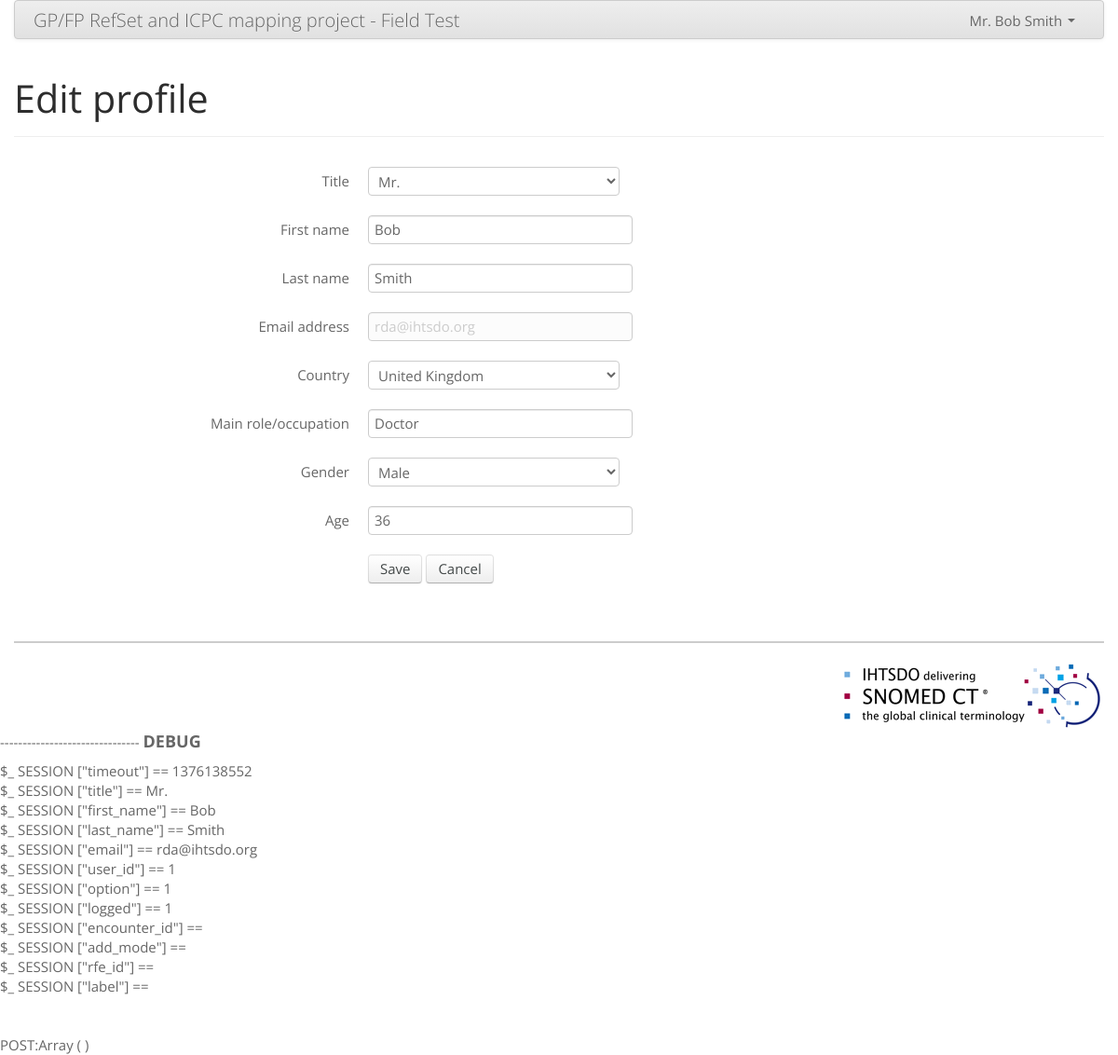
The page /edit-profile.php (signed in) on the database its author committed.
### tables this page shows
CREATE TABLE `Users` (
  `user_id` mediumint(9) NOT NULL AUTO_INCREMENT,
  `title_id` int(11) DEFAULT NULL,
  `first_name` varchar(25) NOT NULL,
  `last_name` varchar(50) NOT NULL,
  `email` varchar(50) NOT NULL,
  `password` varchar(50) NOT NULL,
  `role` varchar(50) NOT NULL,
  `age` int(11) DEFAULT NULL,
  `gender_id` int(11) DEFAULT NULL,
  `country_id` int(11) NOT NULL,
  `option_id` smallint(6) NOT NULL DEFAULT '1',
  `verified` tinyint(1) NOT NULL DEFAULT '0',
  `verification` varchar(256) DEFAULT NULL,
  `field_test_complete` smallint(6) NOT NULL DEFAULT '0',
  `date_created` timestamp NOT NULL DEFAULT CURRENT_TIMESTAMP,
  `date_modified` timestamp NOT NULL DEFAULT '0000-00-00 00:00:00', 
  PRIMARY KEY (`user_id`)
);

CREATE TABLE `Title` (
  `title_id` int(11) NOT NULL,
  `title` varchar(32) NOT NULL,
  PRIMARY KEY (`title_id`)
);

CREATE TABLE `Countries` (
  `country_id` int(11) NOT NULL,
  `country_code` varchar(2) NOT NULL,
  `name` varchar(50) NOT NULL
);

CREATE TABLE `Gender` (
  `gender_id` int(11) NOT NULL,
  `gender` varchar(10) NOT NULL,
  UNIQUE KEY `id` (`gender_id`)
);

### edit-profile.php (the view, shortened to what this page needs)
<?php
require ('inc/head.php');
?>
</head>
<body>
  <div class="container">
    <?php require('inc/header.php'); ?>
    <div class="main clearfix">
      <div class="page-header">
        <h1>Edit profile</h1>
      </div>
<?php
if(!$_SESSION["logged"]){
  include('inc/not-logged-in.php');
} else {
  $rows = mysql_query("SELECT * FROM Users WHERE user_id='$_SESSION[user_id]'") or die(mysql_error());
  $user = mysql_fetch_array($rows);
?>
      <div class="row">
        <div class="span8 offset2">
          <form method="post" action="profile.php" class="form-horizontal" id="editProfile" name="editProfile" data-validate="parsley">
            <fieldset>
              <div class="control-group">
                <label class="control-label" for="editTitle">Title</label>
                <div class="controls">
                  <select class="input-xlarge" id="editTitle" name="editTitle" data-required="true">
                    <?php
                    $result = mysql_query("SELECT * FROM Title") or die(mysql_error());
                    while($row = mysql_fetch_array($result)){
                      ?>
                      <option value="<?=$row['title_id'];?>"<?= ($row['title_id'] == $user['title_id'] ? ' selected="selected"' : '') ?>><?=$row['title'];?></option>
                      <?php
                    }
                    ?>
                  </select>
                </div>
              </div>
              <div class="control-group">
                <label class="control-label" for="editFirstname">First name</label>
                <div class="controls">
                  <input type="text" class="input-xlarge" maxlength="30" id="editFirstname" name="editFirstname" value="<?= $user['first_name']; ?>" placeholder="First name" data-trigger="change" data-required="true">
                </div>
              </div>
              <div class="control-group">
                <label class="control-label" for="editLastname">Last name</label>
                <div class="controls">
                  <input type="text" class="input-xlarge" maxlength="30" id="editLastname" name="editLastname" value="<?= $user['last_name']; ?>" placeholder="Last name" data-trigger="change" data-required="true">
                </div>
              </div>
              <div class="control-group">
                <label class="control-label" for="editEmail">Email address</label>
                <div class="controls">
                  <span class="input-xlarge uneditable-input"><?= $user['email']; ?></span>
                </div>
              </div>
              <div class="control-group">
                <label class="control-label" for="editCountry">Country</label>
                <div class="controls">
                  <select class="input-xlarge" id="editCountry" name="editCountry" data-required="true">
                    <?php
                    $result = mysql_query("SELECT * FROM Countries") or die(mysql_error());
                    while($row = mysql_fetch_array($result)){
                      ?>
                      <option value="<?=$row['country_id'];?>"<?= ($row['country_id'] == $user['country_id'] ? ' selected="selected"' : '') ?>><?=$row['name'];?></option>
                      <?php
                    }
                    ?>
                  </select>
                </div>
              </div>
              <div class="control-group">
                <label class="control-label" for="editRole">Main role/occupation</label>
                <div class="controls">
                  <input type="text" class="input-xlarge" maxlength="100" id="editRole" name="editRole" value="<?= $user['role']; ?>" placeholder="Main role/occupation" data-required="true">
                </div>
              </div>
              <div class="control-group">
                <label class="control-label" for="editGender">Gender</label>
                <div class="controls">
                  <select class="input-xlarge" id="editGender" name="editGender" data-required="true">
                    <?php
                    $result = mysql_query("SELECT * FROM Gender") or die(mysql_error());
                    while($row = mysql_fetch_array($result)){
                      ?>
                      <option value="<?=$row['gender_id'];?>"<?= ($row['gender_id'] == $user['gender_id'] ? ' selected="selected"' : '') ?>><?=$row['gender'];?></option>
                      <?php
                    }
                    ?>
                  </select>
                </div>
              </div>
              <div class="control-group">
                <label class="control-label" for="editAge">Age</label>
                <div class="controls">
                  <input type="text" class="input-xlarge" id="editAge" name="editAge" value="<?= $user['age']; ?>" placeholder="Age" data-required="true">
                </div>
              </div>
              <div class="control-group">
                <div class="controls">
                  <input type="submit" class="btn" value="Save">
                  <a class="btn" href="profile.php">Cancel</a>
                </div>
              </div>
            </fieldset>
          </form>
        </div>
      </div>
<?php
}
?>
    </div>
    <?php require('inc/footer.php'); ?>
  </div>
<?php require('inc/script.php'); ?>
</body>
</html>

### inc/script.php (shortened to what this page needs)
<div>
<p>-------------------------------
    <big><strong>DEBUG</strong></big></p>
<?php
foreach ($_SESSION as $key=>$value){
  print "\$_ SESSION [\"$key\"] == $value<br>";
}
print"<br /><br />POST:";
print_r($_POST);
?>
</div>

### css/style.css (style rules this page uses)
.main { min-height: 450px; }

### rows shown on the page
users: editTitle "Mr.", editFirstname "Bob", editLastname "Smith", email "rda@ihtsdo.org", editCountry "United Kingdom", editRole "Doctor", editGender "Male", editAge "36", first_name "Bob", last_name "Smith", user_id "1"

### other values the page prints
$_SESSION['title'] "Mr."
$_SESSION['first_name'] "Bob"
$_SESSION['last_name'] "Smith"
$key "timeout"
$value "1376138552"
$key "title"
$value "Mr."
$key "first_name"
$key "last_name"
$key "email"
$key "user_id"
$key "option"
$value "1"
$key "logged"
$key "encounter_id"
